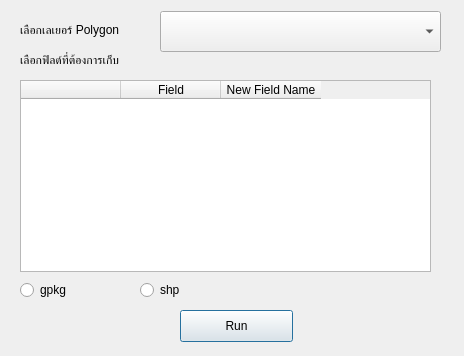
<?xml version="1.0" encoding="UTF-8"?>
<ui version="4.0">
 <class>PolygonToPointDialogBase</class>
 <widget class="QDialog" name="PolygonToPointDialogBase">
  <property name="geometry">
   <rect>
    <x>0</x>
    <y>0</y>
    <width>464</width>
    <height>356</height>
   </rect>
  </property>
  <property name="windowTitle">
   <string>Polygon to Point</string>
  </property>
  <property name="windowOpacity">
   <double>1.0</double>
  </property>
  <widget class="QComboBox" name="layerComboBox">
   <property name="geometry">
    <rect>
     <x>160</x>
     <y>11</y>
     <width>281</width>
     <height>41</height>
    </rect>
   </property>
  </widget>
  <widget class="QRadioButton" name="radioGpkg">
   <property name="geometry">
    <rect>
     <x>20</x>
     <y>280</y>
     <width>99</width>
     <height>20</height>
    </rect>
   </property>
   <property name="text">
    <string>gpkg</string>
   </property>
  </widget>
  <widget class="QRadioButton" name="radioShp">
   <property name="geometry">
    <rect>
     <x>140</x>
     <y>280</y>
     <width>99</width>
     <height>20</height>
    </rect>
   </property>
   <property name="text">
    <string>shp</string>
   </property>
  </widget>
  <widget class="QPushButton" name="runButton">
   <property name="geometry">
    <rect>
     <x>180</x>
     <y>310</y>
     <width>113</width>
     <height>32</height>
    </rect>
   </property>
   <property name="text">
    <string>Run</string>
   </property>
  </widget>
  <widget class="QLabel" name="label">
   <property name="geometry">
    <rect>
     <x>20</x>
     <y>20</y>
     <width>131</width>
     <height>20</height>
    </rect>
   </property>
   <property name="text">
    <string>เลือกเลเยอร์ Polygon</string>
   </property>
  </widget>
  <widget class="QLabel" name="label_2">
   <property name="geometry">
    <rect>
     <x>20</x>
     <y>50</y>
     <width>191</width>
     <height>20</height>
    </rect>
   </property>
   <property name="text">
    <string>เลือกฟิลด์ที่ต้องการเก็บ</string>
   </property>
  </widget>
  <widget class="QTableWidget" name="fieldRenameTable">
   <property name="geometry">
    <rect>
     <x>20</x>
     <y>80</y>
     <width>411</width>
     <height>192</height>
    </rect>
   </property>
   <property name="selectionMode">
    <enum>QAbstractItemView::NoSelection</enum>
   </property>
   <property name="selectionBehavior">
    <enum>QAbstractItemView::SelectRows</enum>
   </property>
   <property name="columnCount">
    <number>3</number>
   </property>
   <column>
    <property name="text">
     <string/>
    </property>
   </column>
   <column>
    <property name="text">
     <string>Field</string>
    </property>
   </column>
   <column>
    <property name="text">
     <string>New Field Name</string>
    </property>
   </column>
  </widget>
 </widget>
 <resources/>
 <connections/>
</ui>
